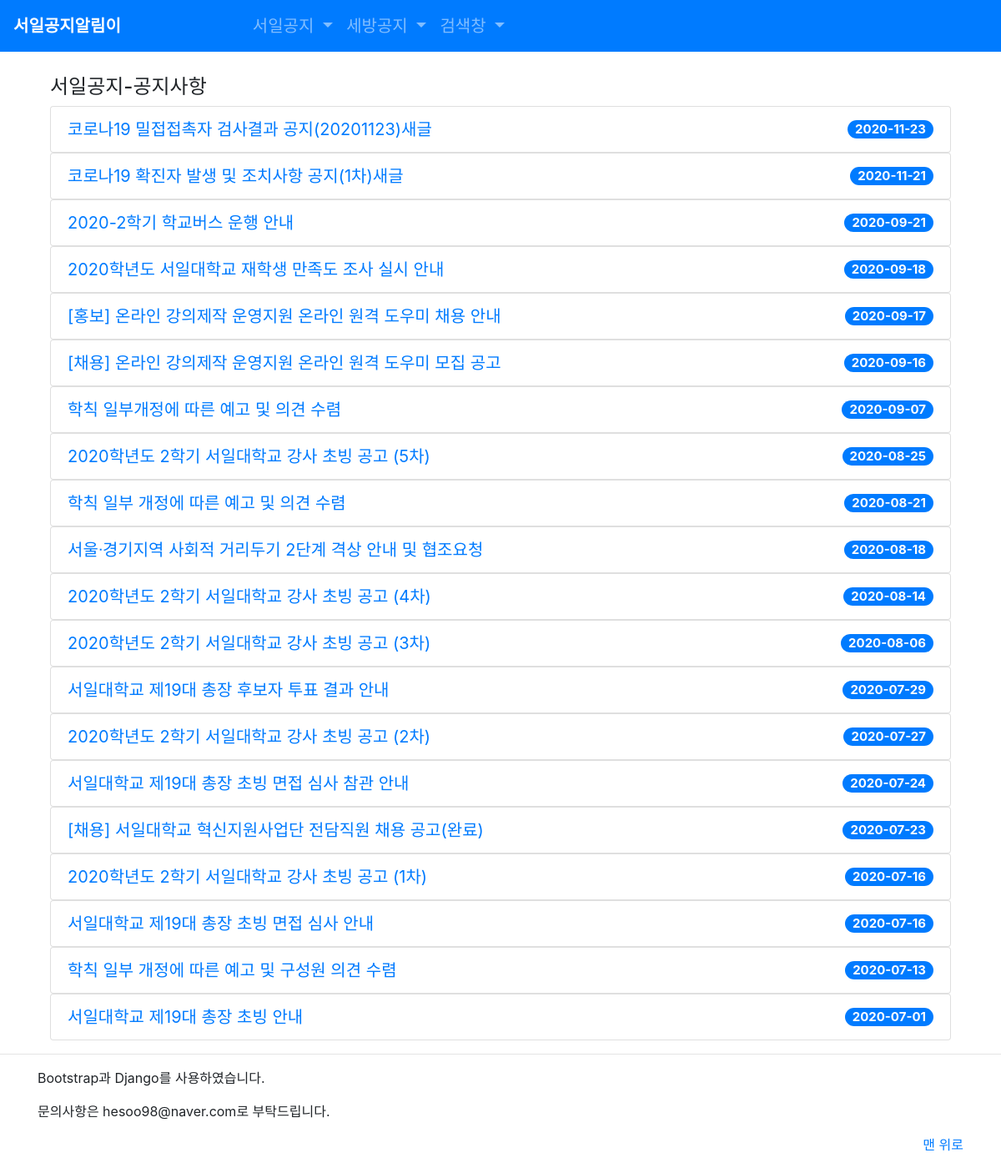
The page /seoilNotice/notice on the database its author committed.
### seoilNotice/models.py (models this page shows, shortened)
class SeoilNotice(models.Model):
    title = models.CharField(max_length=200)
    date = models.CharField(max_length=20)
    url = models.URLField()

### seoilNotice/views.py (the view)
# urls.py: path('notice', NoticeListView.as_view(), name='notice'),
class NoticeListView(ListView):
    model = SeoilNotice
    context_object_name = 'notices'

### seoilNotice/templates/seoilNotice/seoilnotice_list.html (shortened to what this page needs)
{% extends 'base.html' %}
{% load static %}
{% block content %}
<div class="container">
  <h4>서일공지-공지사항</h4>
  {% for notice in notices %}
    <div>
      <ul class="list-group">
        <li class="list-group-item d-flex justify-content-between align-items-center">
          <a href='{{ notice.url }}' target="_blank">{{ notice.title }}</a>
          <span class="badge badge-primary badge-pill">{{ notice.date }}</span>
        </li>
      </ul>
    </div>
    {% endfor %}
</div>
{% endblock content%}

### seoilNotice/templates/seoilNotice/seoilnotice_list.html (style rules this page uses)
ul { list-style:none; padding-left:0px; }
li { font-size:20px; }

### rows shown on the page
SeoilNotice: title "코로나19 밀접접촉자 검사결과 공지(20201123)새글", date "2020-11-23"
SeoilNotice: title "코로나19 확진자 발생 및 조치사항 공지(1차)새글", date "2020-11-21"
SeoilNotice: title "2020-2학기 학교버스 운행 안내", date "2020-09-21"
SeoilNotice: title "2020학년도 서일대학교 재학생 만족도 조사 실시 안내", date "2020-09-18"
SeoilNotice: title "[홍보] 온라인 강의제작 운영지원 온라인 원격 도우미 채용 안내", date "2020-09-17"
SeoilNotice: title "[채용] 온라인 강의제작 운영지원 온라인 원격 도우미 모집 공고", date "2020-09-16"
SeoilNotice: title "학칙 일부개정에 따른 예고 및 의견 수렴", date "2020-09-07"
SeoilNotice: title "2020학년도 2학기 서일대학교 강사 초빙 공고 (5차)", date "2020-08-25"
SeoilNotice: title "학칙 일부 개정에 따른 예고 및 의견 수렴", date "2020-08-21"
SeoilNotice: title "서울ᐧ경기지역 사회적 거리두기 2단계 격상 안내 및 협조요청", date "2020-08-18"
SeoilNotice: title "2020학년도 2학기 서일대학교 강사 초빙 공고 (4차)", date "2020-08-14"
SeoilNotice: title "2020학년도 2학기 서일대학교 강사 초빙 공고 (3차)", date "2020-08-06"
SeoilNotice: title "서일대학교 제19대 총장 후보자 투표 결과 안내", date "2020-07-29"
SeoilNotice: title "2020학년도 2학기 서일대학교 강사 초빙 공고 (2차)", date "2020-07-27"
SeoilNotice: title "서일대학교 제19대 총장 초빙 면접 심사 참관 안내", date "2020-07-24"
SeoilNotice: title "[채용] 서일대학교 혁신지원사업단 전담직원 채용 공고(완료)", date "2020-07-23"
SeoilNotice: title "2020학년도 2학기 서일대학교 강사 초빙 공고 (1차)", date "2020-07-16"
SeoilNotice: title "서일대학교 제19대 총장 초빙 면접 심사 안내", date "2020-07-16"
SeoilNotice: title "학칙 일부 개정에 따른 예고 및 구성원 의견 수렴", date "2020-07-13"
SeoilNotice: title "서일대학교 제19대 총장 초빙 안내", date "2020-07-01"
